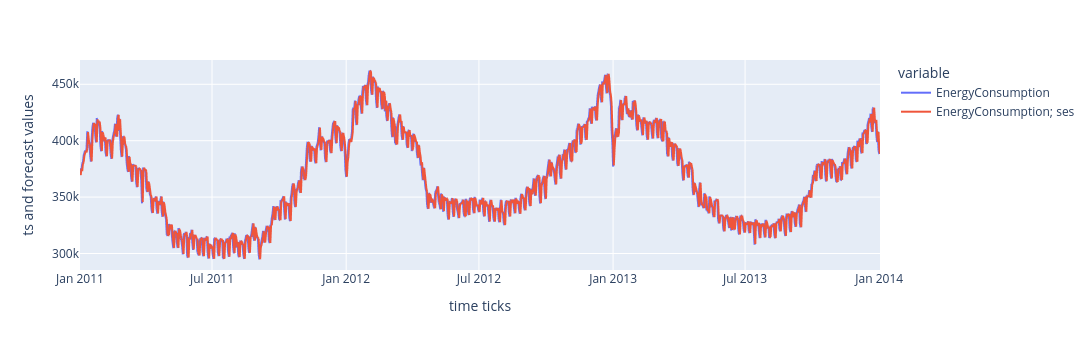

Notebook cell for this chart:
### Code cell
plot_ts_forecast(ts[['EnergyConsumption']], FRC_ts["ses {\'alpha\': 0.95}"]
               , ts_num=0, alg_title="ses")

### Figure 1 — Plotly figure (JSON) as saved in the notebook; plotly's stock layout.template omitted (floating-point values rounded to 4 significant figures; data arrays with more than 128 entries replaced by an {"elided": "..."} marker saying what was removed)
{"data": [{"hovertemplate": "variable=EnergyConsumption<br>index=%{x}<br>value=%{y}<extra></extra>", "legendgroup": "EnergyConsumption", "line": {"color": "#636efa", "dash": "solid"}, "marker": {"symbol": "circle"}, "mode": "lines", "name": "EnergyConsumption", "showlegend": true, "type": "scattergl", "x": {"elided": "1098 str values"}, "xaxis": "x", "y": {"elided": "1098 float values"}, "yaxis": "y"}, {"hovertemplate": "variable=EnergyConsumption; ses<br>index=%{x}<br>value=%{y}<extra></extra>", "legendgroup": "EnergyConsumption; ses", "line": {"color": "#EF553B", "dash": "solid"}, "marker": {"symbol": "circle"}, "mode": "lines", "name": "EnergyConsumption; ses", "showlegend": true, "type": "scattergl", "x": {"elided": "1098 str values"}, "xaxis": "x", "y": {"elided": "1098 float values"}, "yaxis": "y"}], "layout": {"height": 350, "legend": {"title": {"text": "variable"}, "tracegroupgap": 0}, "margin": {"t": 60}, "title": {"text": ""}, "width": 1300, "xaxis": {"anchor": "y", "domain": [0, 1], "title": {"text": "time ticks"}}, "yaxis": {"anchor": "x", "domain": [0, 1], "title": {"text": "ts and forecast values"}}}}
